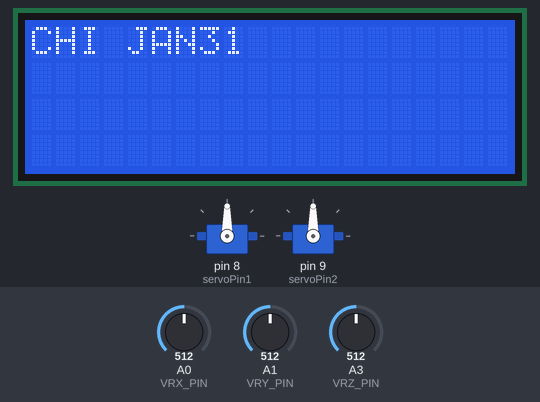
Simulated run of this sketch. Board: Arduino Uno, built with avr-gcc and run on an emulated ATmega328P. Parts: 2 × servo, 20×4 character LCD. Inputs (shaded band) come from the test bench; at power-on: A0 (VRX_PIN) = 512, A1 (VRY_PIN) = 512, A3 (VRZ_PIN) = 512. What the sketch prints to the serial monitor is not drawn.

Above: at 1.2 s.
1.3 s: A0 (VRX_PIN) set to 215
At 2.1 s:
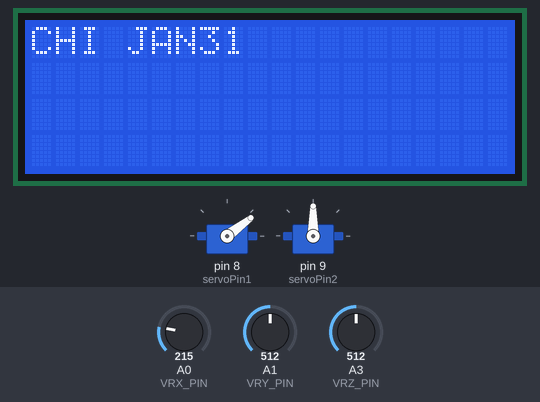
2.9 s: A0 (VRX_PIN) set to 189
At 3.11 s:
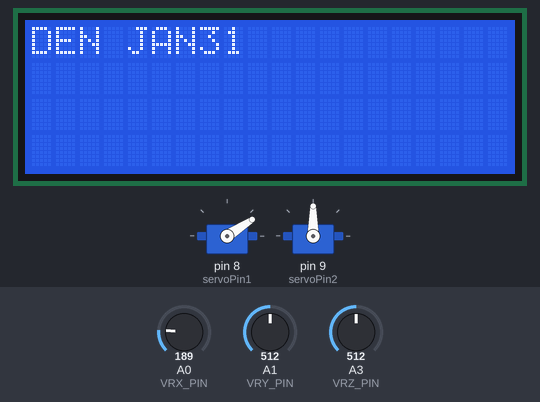
4.8 s: A1 (VRY_PIN) set to 816
At 4.89 s:
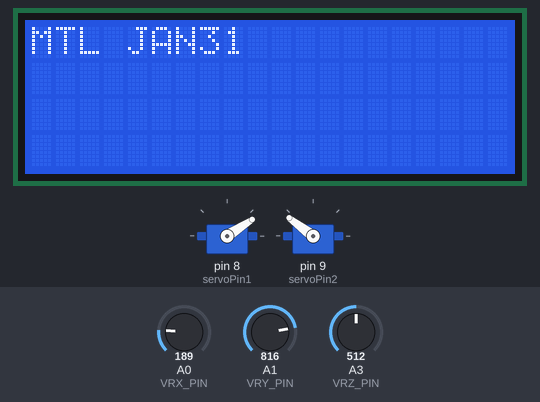
6.6 s: A1 (VRY_PIN) set to 835
At 7.7 s:
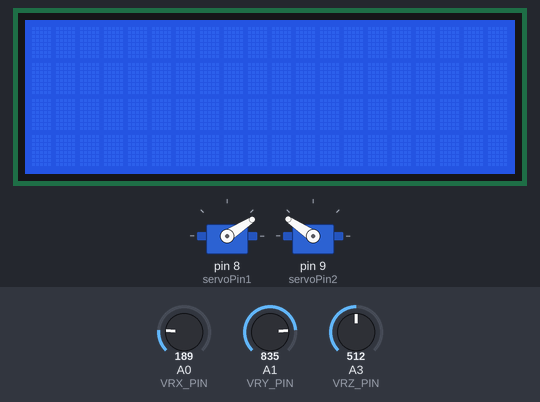
8.1 s: A1 (VRY_PIN) set to 716
At 9.26 s:
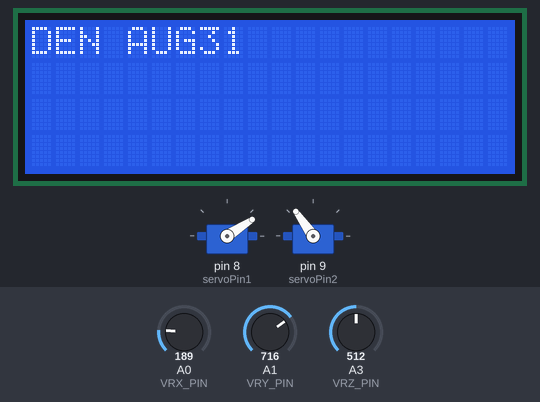
10.0 s: A0 (VRX_PIN) set to 90
At 10.59 s:
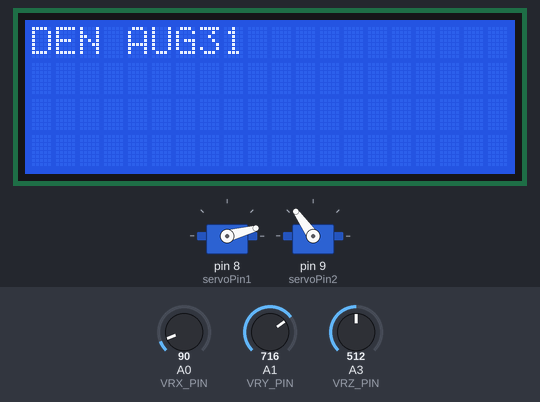
Timing chart, 0 to 12.9 s (numbered marks = the images above; inputs shaded):
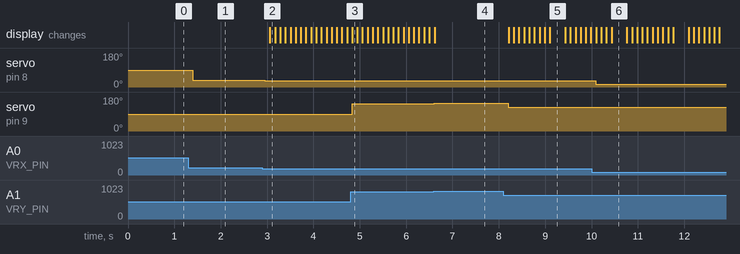

The sketch:

joystick_lcd_codeisaiah.ino
```cpp
#include <TimeLib.h>
#include <Wire.h>
#include <LiquidCrystal_I2C.h>
#include <Servo.h>

//////////////////////////////////
//        INITIALIZATION
//////////////////////////////////

//////////////////////////////////
//Servos
//////////////////////////////////
Servo servo1;
Servo servo2;
int servoPin1 = 8;
int servoPin2 = 9;
#define VRX_PIN  A0 // Arduino pin connected to VRX pin
#define VRY_PIN  A1 // Arduino pin connected to VRY pin
#define VRZ_PIN A3

//////////////////////////////////
//Joystick
//////////////////////////////////
int xValue = 0; // To store value of the X axis
int yValue = 0; // To store value of the Y axis
int zValue = 0;
int lastInput = 0;

//////////////////////////////////
//LCD
//////////////////////////////////
LiquidCrystal_I2C lcd(0x27, 20, 4);  // set the LCD address to 0x27 for a 16 chars and 2 line display

struct Location {
  const char* name;
  float latitude;
  float longitude;
};

// Location locations[] = {
//   { "Chicago", 41.8781, -87.6298 },
//   { "Mumbai", 19.0760, 72.8777 },
//   { "New York City", 40.7128, -74.0060 },
//   { "Los Angeles", 34.0522, -118.2437 },
//   { "Montreal", 45.5017, -73.5673 },
//   { "Seoul", 37.5665, 126.9780 },
//   { "Denver", 39.7392, -104.9903 },  // Added Denver with its latitude and longitude
// };
Location locations[] = {
  { "CHI", 41.8781, -87.6298 },
  { "MUM", 19.0760, 72.8777 },
  { "NYC", 40.7128, -74.0060 },
  { "LA ", 34.0522, -118.2437 },
  { "MTL", 45.5017, -73.5673 },
  { "ICN", 37.5665, 126.9780 },
  { "DEN", 39.7392, -104.9903 },  // Added Denver with its latitude and longitude
};


String months[] = {"JAN", "FEB", "MAR", "APR", "JUN", "JUL", "AUG", "SEP", "NOV", "DEC"};
int numdays[] = {31, 28, 31, 30, 31, 30, 31, 30, 31, 30, 31, 31};
int states[4] = {0, 0, 0, 0};

int states_size = sizeof(states) / sizeof(states[0]);
int locations_size = sizeof(locations) / sizeof(locations[0]);
int months_size = sizeof(months) / sizeof(months[0]);
int numdays_size = sizeof(numdays) / sizeof(numdays[0]);
int states_limits[4] = {locations_size - 1, months_size - 1, numdays_size - 1, 0};


int state_index = 0;

int threshold = 55;
void lcdIn(int x, int y, String message) {
  lcd.setCursor(x,y);
  lcd.print(message);
}
/////////////////////////////////
void setup() {
  //
  Serial.begin(9600);
  servo1.attach(servoPin1);
  servo2.attach(servoPin2);
  //
  lcd.init();
  lcd.backlight();

  Serial.begin(9600);
  while (!Serial);
}

void loop() {
  // read analog X, Y, Z values
  xValue = analogRead(VRX_PIN);
  yValue = analogRead(VRY_PIN);
  zValue = analogRead(VRZ_PIN);

  xValue = map(xValue, 0, 1023, 0, 180);
  yValue = map(yValue, 0, 1023, 0, 180);
  if (zValue > 100) {
    zValue = 0;
  } else {
    zValue = 1;
  }

  servo1.write(xValue);
  servo2.write(yValue);
  // print data to Serial Monitor on Arduino IDE
  // Serial.print("x = ");
  // Serial.print(xValue);
  // Serial.print(", y = ");
  // Serial.print(yValue);
  // //Serial.print(", z = ");
  // Serial.println(zValue);


  // Start Screen, should say Location
  Serial.print(lastInput);
  Serial.println(state_index);
  lcdIn(0,0,locations[states[0]].name);
  lcdIn(4,0,months[states[1]]);
  lcdIn(7,0,String(numdays[states[2]]));
  //lcdIn(10,0,time[loc_index]);
  // When you move the joystick left and right, move through the states
  // If move left
  if (yValue <= 90 - threshold && lastInput > 90 - threshold) {

    // if move too far left wrap around to the end
    lcd.clear();
    if (state_index == 0) {
      state_index = states_size - 1;
    } else {
      state_index--;
    }


  }
  // If move right
  if (yValue >= 90 + threshold) {
    // if move too far right wrap around to the beginning
    lcd.clear();
    if (state_index == states_size - 1) {
      state_index = 0;
    } else {
      state_index++;
    }

  }
  // If move down
  if (xValue >= 90 + threshold) {
    states[state_index] = ((states[state_index] + 1) % states_limits[state_index]);
  }

  // if move up
  if (xValue <= 90 - threshold) {
    if (states[state_index] == 0) {
      states[state_index] = states_limits[state_index];
    } else {
      states[state_index] = ((states[state_index] - 1) % states_limits[state_index]);
    }


  }
  // lcd.clear();
  // lcdIn(0,0,states[state_index]);
  // lcdIn(0,1,locations[scroll_index].name);

  delay(100);
}
```

Measured:
- the behaviour switches between 205 and 204 on A0 (VRX_PIN) (found by bisection; images 1 and 2)
- the behaviour switches between 824 and 825 on A1 (VRY_PIN) (found by bisection; images 3 and 4)
- after the input at 1.3 s, servo on pin 8 (servoPin1): 90° → 37° after 0.10 s
- after the input at 2.9 s, servo on pin 8 (servoPin1): 37° → 33° after 0.05 s; the display: changes after 0.16 s (image 2)
- after the input at 4.8 s, servo on pin 9 (servoPin2): 90° → 143° at once
- after the input at 6.6 s, servo on pin 9 (servoPin2): 143° → 146° at once; the display: changes at once (image 4)
- after the input at 8.1 s, servo on pin 9 (servoPin2): 146° → 125° after 0.10 s; the display: changes after 0.11 s (image 5)
- after the input at 10.0 s, servo on pin 8 (servoPin1): 33° → 15° after 0.09 s
